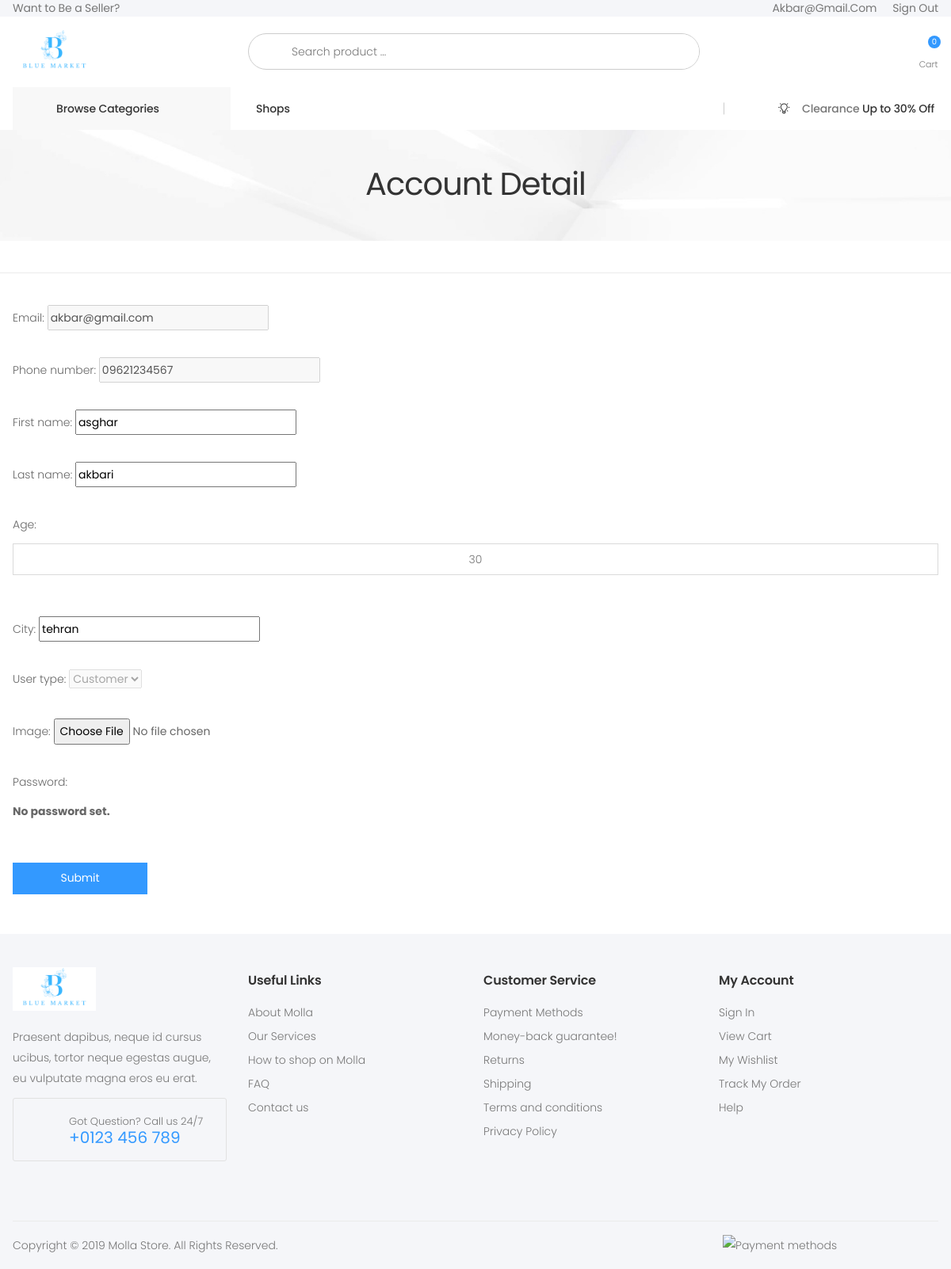
/dashboard/customer/26/update/ (signed in), run on the app's committed database.
### accounts/models.py (models this page shows, shortened)
class CustomUser(AbstractUser):
    USER_TYPES = (
        ('admin', 'Admin'),
        ('customer', 'Customer'),
        ('owner', 'Owner'),
        ('manager', 'Manager'),
        ('operator', 'Operator'),
    )
    username = None
    email = models.EmailField(unique=True)
    phone_number = models.CharField(
        max_length=11, unique=True, validators=[phone_number_regex])
    age = models.PositiveIntegerField()
    city = models.CharField(max_length=100)
    user_type = models.CharField(
        max_length=10, choices=USER_TYPES, default='customer')
    USERNAME_FIELD = 'email'
    REQUIRED_FIELDS = ['age', 'city', 'phone_number']
    objects = CustomUserManager()

### dashboard/views.py (the view, shortened to what this page needs)
# urls.py: path('customer/<pk>/update/',CustomerUpdateView.as_view(),name='customer-update'),
@method_decorator(roles_required('customer'), name='dispatch')
class CustomerUpdateView(LoginRequiredMixin, UpdateView):
    model = User
    template_name = 'dashboard/customer-detail-change.html'
    form_class = CustomUserChangeForm
    def dispatch(self, request, *args, **kwargs):
        if int(kwargs.get('pk')) != self.request.user.pk:
            return self.handle_no_permission()
        if not (request.user.is_customer):
            return HttpResponseForbidden("You are not allowed to access this page.")
        return super().dispatch(request, *args, **kwargs)
    def get_form_kwargs(self):
        kwargs = super().get_form_kwargs()
        kwargs['request'] = self.request
        return kwargs

### accounts/forms.py (shortened to what this page needs)
class CustomUserChangeForm(forms.ModelForm):
    password = ReadOnlyPasswordHashField()
    input_image = forms.ImageField(label='Image',required=False)
    class Meta:
        model = CustomUser
        fields = ['email', 'phone_number',
                  'first_name', 'last_name', 'age', 'city', 'user_type', 'input_image']
    def __init__(self, *args, **kwargs):
        self.request = kwargs.pop('request', None)
        super(CustomUserChangeForm, self).__init__(*args, **kwargs)
        if self.request and (self.request.user.user_type == 'owner' or self.request.user.user_type == 'operator' or self.request.user.user_type == 'manager' or self.request.user.user_type == 'customer'):
            self.fields['user_type'].disabled = True
            self.fields['email'].disabled = True
            self.fields['phone_number'].disabled = True

### orders/cart.py (called while the page is built)
    def __len__(self):
        return len(self.cart.keys())

### orders/context_processors.py (called while the page is built)
def cart(request):
    return {'cart':Cart(request)}

### vendors/context_processors.py (called while the page is built)
def myvendor(request):
    if request.user.is_authenticated:
        vendors = Vendor.objects.prefetch_related('user').filter(user=request.user.id)
        return {'my_vendor': vendors}
    else:
        return {}

### website/context_processors.py (called while the page is built)
def product_and_category(request):
    categories = Category.objects.all()
    products = Product.objects.all()
    vendors = Vendor.objects.all()
    return {'categories': categories, 'products': products, 'vendors': vendors}

### templates/dashboard/customer-detail-change.html (shortened to what this page needs)
{% extends "website/base.html" %}
{% load static %}
{% block header %}
{% include "website/header.html" with category=category %}
{% endblock header %}
{% block content %}
<body>
    <div class="page-wrapper">
        <main class="main">
        	<div class="page-header text-center" style="background-image: url('{% static "assets/images/page-header-bg.jpg" %}')">
        		<div class="container">
        			<h1 class="page-title">Account Detail</h1>
        		</div>
        	</div>
            <hr class="mt-4 mb-4">
            <div class="page-content">
                <div class="container">
                  <form method="post" action="{% url 'dashboard:customer-update' request.user.pk %}" enctype="multipart/form-data">
                    {% for field in form %}
                        {{ field.label_tag }}
                        {{ field }}<br><br>
                    {% endfor %}
                    <button type="submit" class="btn btn-primary">Submit</button>
                  </form>
                </div>
            </div>
        </main>
    </div>
</body>
{% endblock content %}
{% block footer %}
{% include "website/footer.html" %}
{% endblock footer %}

### templates/website/header.html (shortened to what this page needs)
{% load static %}
<header class="header header-intro-clearance header-4">
    <div class="header-top">
        <div class="container">
            <div class="header-left">
                {% if request.user.is_authenticated and request.user.user_type == 'manager' or request.user.user_type == "owner" or request.user.user_type == 'operator' %}
                <a href="{% url 'dashboard:owner-dashboard' %}">My Vendor</a>
                {% comment %} {% elif request.user.is_authenticated and request.user.user_type == 'Customer' %} {% endcomment %}
                {% else %}
                <a href="{% url 'accounts:register-owner' %}">Want to Be a Seller? </a>
                {% endif %}
            </div>
            <div class="header-right">
                <ul class="top-menu">
                    <li>
                        <ul>
                            {% if request.user.is_authenticated %}
                            <a href="{% url 'dashboard:user' request.user.pk  %}" >{{request.user.email}}</a> <a href="{% url "accounts:logout" %}" style='margin-left:20px'>Sign Out</a>
                            {% else %}
                            <li><a href="{% url 'accounts:otp-login' %}"> OTP Login</a></li>
                            <li><a href="{% url 'accounts:otp-register' %}"> OTP Register</a></li>
                            <li><a href="{% url 'accounts:login' %} ">Sign in / Sign up</a></li>
                            {% endif %}
                        </ul>
                    </li>
                </ul>
            </div>
        </div>
    </div>
    <div class="header-middle">
        <div class="container">
            <div class="header-left">
                <a href="http://127.0.0.1:8000/" >
                    <img src={% static "logo.png" %} alt="Molla Logo" width="105" height="25">
                </a>
            </div>
            <div class="header-center">
                <div class="header-search header-search-extended header-search-visible d-none d-lg-block">
                    <form action="{% url 'website:search' %}" method="get">
                        <div class="header-search-wrapper search-wrapper-wide">
                            <button class="btn btn-primary" type="submit"><i class="icon-search"></i></button>
                            <input type="search" class="form-control" name="q" id="q" placeholder="Search product ..." required>
                        </div>
                    </form>
                </div>
            </div>
            <div class="header-right">
                <div class="dropdown cart-dropdown">
                    <a href="{% url 'orders:cart-detail' %}" class="dropdown-toggle" role="button" data-display="static">
                        <div class="icon">
                            <i class="icon-shopping-cart"></i>
                            <span class="cart-count">{{ cart|length}}</span>
                        </div>
                        <p>Cart</p>
                    </a>
                </div>
            </div>
        </div>
    </div>
    <div class="header-bottom sticky-header">
        <div class="container">
            <div class="header-left">
                <div class="dropdown category-dropdown">
                    <a href="#" class="dropdown-toggle" role="button" data-toggle="dropdown" aria-haspopup="true" aria-expanded="false" data-display="static" title="Browse Categories">
                        Browse Categories <i class="icon-angle-down"></i>
                    </a>
                </div>
            </div>
            <div class="header-center">
                <nav class="main-nav">
                    <ul class="menu sf-arrows">
                        <li>
                            <a href="{% url 'vendors:shops' %}" >Shops</a>
                        </li>
                    </ul>
                </nav>
            </div>
            <div class="header-right">
                <i class="la la-lightbulb-o"></i><p>Clearance<span class="highlight">&nbsp;Up to 30% Off</span></p>
            </div>
        </div>
    </div>
</header>

### statics/assets/css/skins/skin-demo-4.css (style rules this page uses)
a { color:#39f }
.header-3 .header-search-extended .btn,.header-4 .header-search-extended .btn { background-color:transparent;color:#333 }
.btn-primary { color:#fff;background-color:#39f;border-color:#39f;box-shadow:none }
.cart-dropdown .cart-count { background-color:#39f }
.header-bottom .menu>li>a:before { background-color:#39f }
.category-dropdown .dropdown-toggle:before { background-color:#39f }
.header-4 .header-search .header-search-wrapper { border-color:#39f }

### data on the page
CustomUser: user.email "Akbar@gmail.com", form "akbar@gmail.com" "09621234567" "asghar" "akbari" "tehran" "Customer" "No password set."

### other printed values
{{ cart|length }} "0"
{{ field.label_tag }} "Email:" "Phone number:" "First name:" "Last name:" "Age:" "City:" "User type:" "Image:" "Password:"
